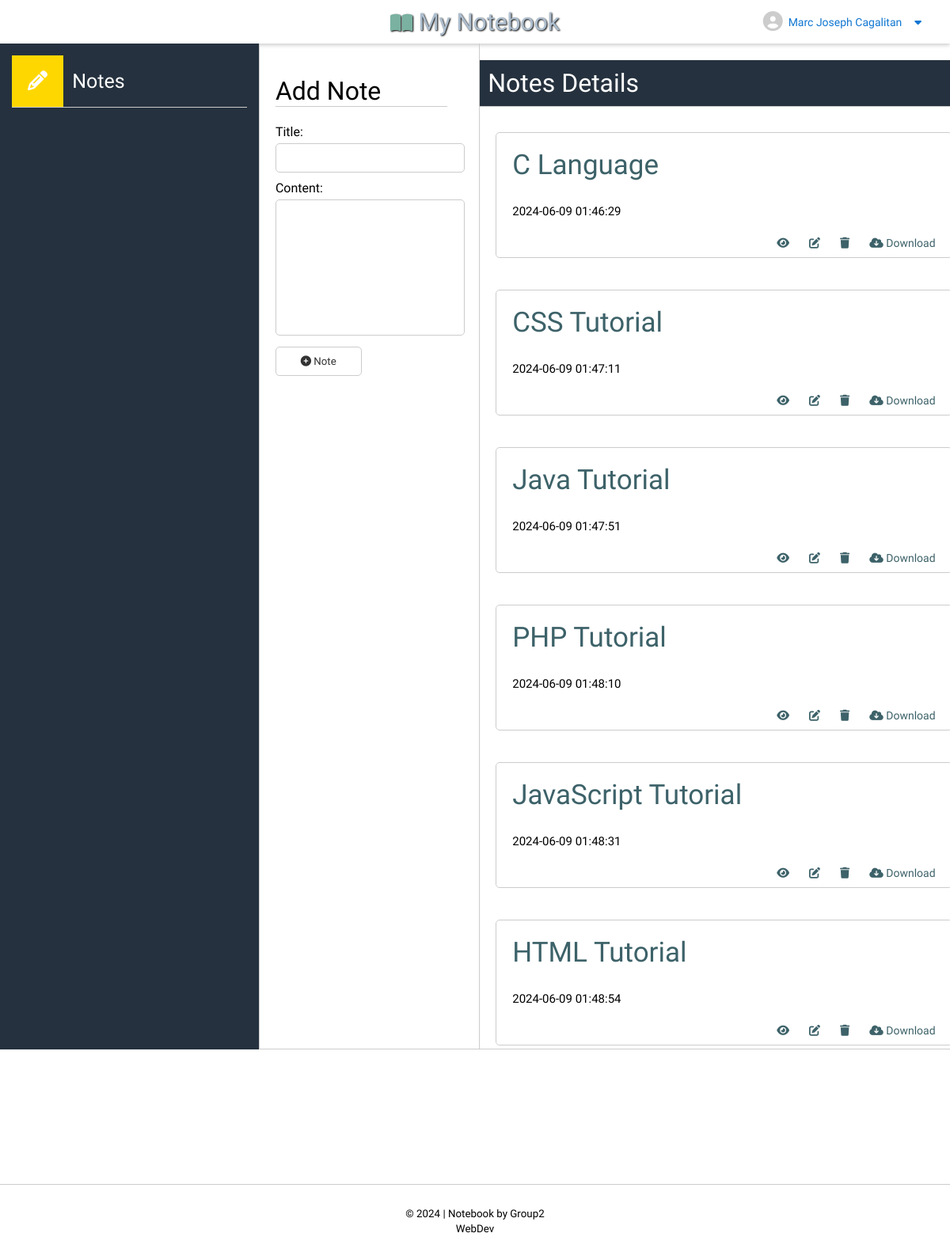
Page /view/student_dashboard.php (signed in) on the earlier database version.
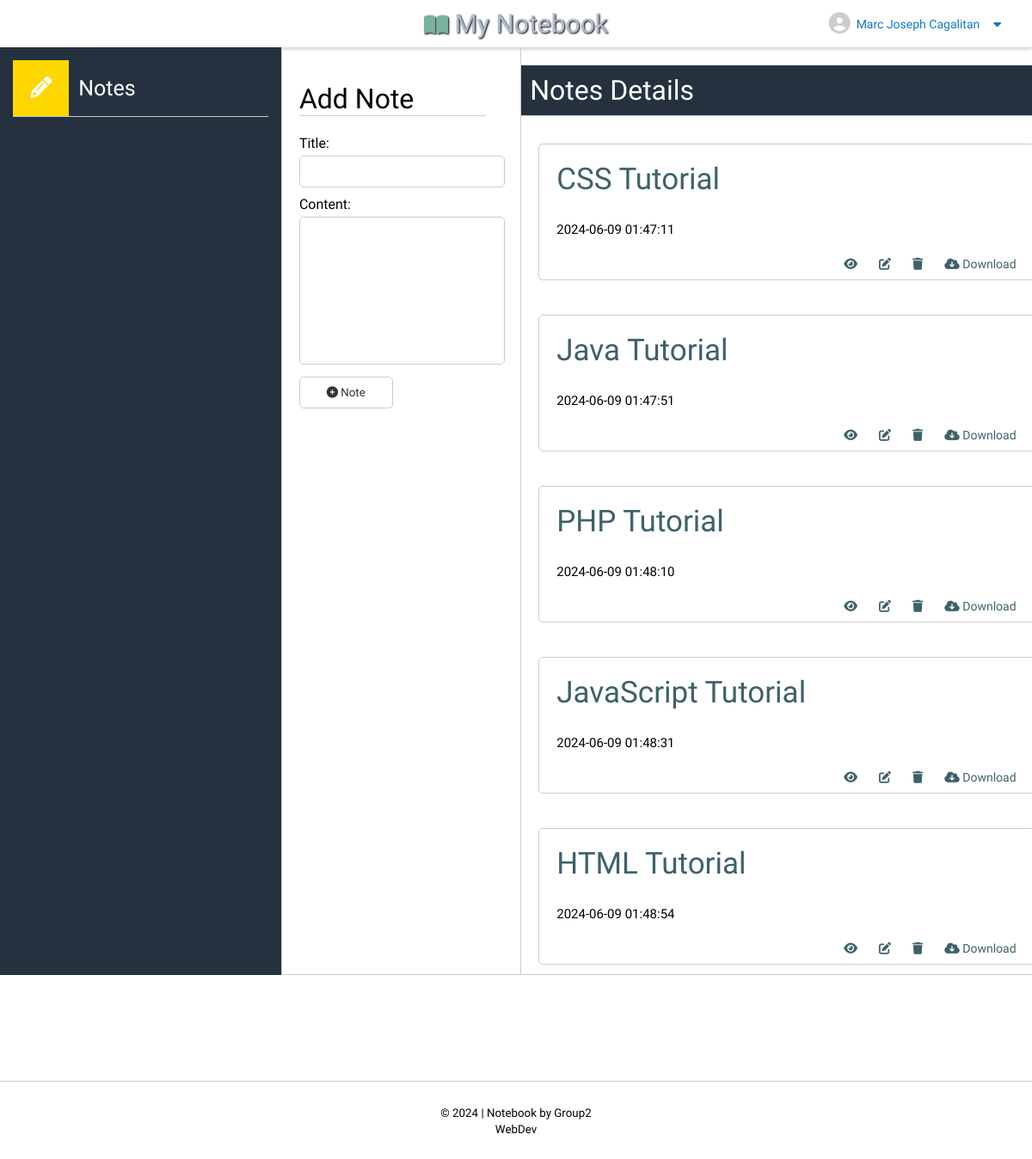
Same page on the later database version.
### tables this page shows
CREATE TABLE `notes` (
  `id` int(6) UNSIGNED NOT NULL,
  `user_id` int(6) UNSIGNED DEFAULT NULL,
  `title` varchar(255) NOT NULL,
  `content` text NOT NULL,
  `created_at` timestamp NOT NULL DEFAULT current_timestamp()
);

### controller/NoteController.php (called while the page is built, shortened)
<?php
include_once __DIR__ . '/../model/NoteModel.php';
include_once __DIR__ . '/../config/config.php';
class NoteController {
    private $model;
    public function __construct() {
        global $conn;
        $this->model = new NoteModel($conn);
    }
    public function getNotesByUserId($user_id) {
        return $this->model->getNotesByUserId($user_id);
    }
}
?>

### model/NoteModel.php (called while the page is built, shortened)
<?php
class NoteModel {
    private $conn;
    public function __construct($conn) {
        $this->conn = $conn;
    }
    public function getNotesByUserId($user_id) {
        $sql = "SELECT id, title, content, created_at FROM notes WHERE user_id = ?";
        $stmt = $this->conn->prepare($sql);
        $stmt->bind_param("i", $user_id);
        $stmt->execute();
        $result = $stmt->get_result();
        $notes = [];
        while ($row = $result->fetch_assoc()) {
            $notes[] = $row;
        }
        return $notes;
    }
}
?>

### view/student_dashboard.php (the view, shortened to what this page needs)
<?php
include_once __DIR__ . '/../config/config.php';
include_once __DIR__ . '/../controller/NoteController.php';
include_once __DIR__ . '/../model/NoteModel.php';
$noteController = new NoteController();
$name = isset($_SESSION['user_name']) ? $_SESSION['user_name'] : '';
$notes = $noteController->getNotesByUserId($_SESSION['user_id']);
?>
<!DOCTYPE html>
<html lang="en">
<head>
    <link rel="stylesheet" href="../public/css/styles.css">
</head>
<body>
<header>
    <div class="header-container">
        <h1 class="logo"><i class="fa-solid fa-book-open"></i> My Notebook</h1>
        <div class="user-info">
            <i class="fa-solid fa-circle-user" id="user-circle"></i>
            <span class="username"><?php echo htmlspecialchars($name); ?></span>
            <div class="dropdown">
                <button class="dropbtn"><i class="fa-solid fa-caret-down"></i></button>
            </div>
        </div>
    </div>
</header>
<main>
    <div class="main-content">
        <div class="top-container" id="top-container">
            <div class="h1_container">
                <h1><i class="fa-solid fa-pencil"></i> Notes</h1>
            </div>
        </div>
        <div class="note-form-container">
            <form method="post" action="../controller/NoteController.php" class="note-form" id="note-form" enctype="multipart/form-data">
                <h1>Add Note</h1>
                <label for="title">Title:</label>
                <input type="text" id="title" name="title" required>
                <br>
                <label for="content">Content:</label>
                <textarea id="content" name="content" required></textarea>
                <br>
                <button type="submit" id="note-button"><i class="fas fa-circle-plus"></i> Note</button><br>
            </form>
        </div>
        <div class="notes-container">
            <h1>Notes Details</h1>
            <div class="notes" id="myNotes">
                <?php if (!empty($notes)): ?>
                    <?php foreach ($notes as $note): ?>
                        <div class="note" id="note-<?php echo $note['id']; ?>">
                            <h2><?php echo htmlspecialchars($note['title']); ?></h2>
                            <small><?php echo htmlspecialchars($note['created_at']); ?></small><br>
                            <div class="note-buttons">
                                <button onclick="viewNote(<?php echo $note['id']; ?>)" class="icon-button"><i class="fa-solid fa-eye"></i></button>
                                <button type="button" class="icon-button edit-button" data-id="<?php echo $note['id']; ?>" data-title="<?php echo htmlspecialchars($note['title']); ?>" data-content="<?php echo htmlspecialchars($note['content']); ?>"><i class="fa-solid fa-edit"></i></button>
                                <form action="../controller/NoteController.php?action=deleteNote" method="post" style="display:inline;">
                                    <button type="submit" onclick="return confirm('Are you sure you want to delete this note?');" class="icon-button"><i class="fa-solid fa-trash"></i></button>
                                </form>
                                <a href="../controller/NoteController.php?action=downloadNote&note_id=<?php echo $note['id']; ?>" class="icon-button"><i class="fa-solid fa-cloud-arrow-down"></i> Download</a>
                            </div>
                        </div>
                    <?php endforeach; ?>
                <?php else: ?>
                    <p>No notes found. Create your first note here!</p>
                <?php endif; ?>
            </div>
        </div>
    </div>
</main>
<footer id="footer">
    <p>
        <small>&copy; 2024 | Notebook by <a href="github.com">Group2</a><br> WebDev</small>
    </p>
</footer>
</body>
</html>

Differences in the rows shown:
removed notes: title "C Language", created_at "2024-06-09 01:46:29"
